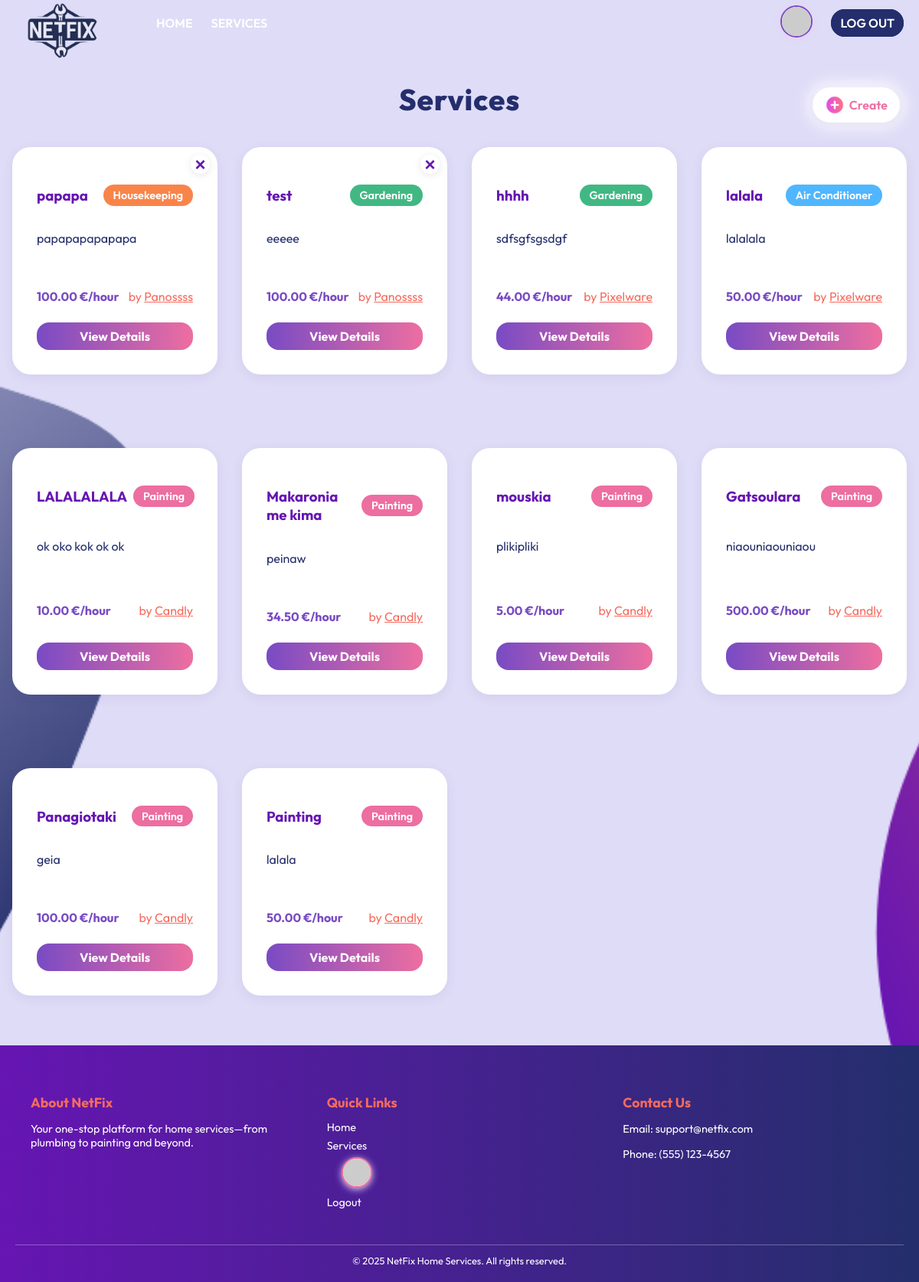
Page /services/ (signed in) on the committed database.
### services/models.py (models this page shows, shortened)
class Service(models.Model):
    FIELD_CHOICES = (
        ('Air Conditioner', 'Air Conditioner'),
        ('Carpentry', 'Carpentry'),
        ('Electricity', 'Electricity'),
        ('Gardening', 'Gardening'),
        ('Home Machines', 'Home Machines'),
        ('Housekeeping', 'Housekeeping'),  # Fixed spelling!
        ('Interior Design', 'Interior Design'),
        ('Locks', 'Locks'),
        ('Painting', 'Painting'),
        ('Plumbing', 'Plumbing'),
        ('Water Heaters', 'Water Heaters'),
    )
    company = models.ForeignKey(Company, on_delete=models.CASCADE)
    name = models.CharField(max_length=40)
    description = models.TextField()
    price_per_hour = models.DecimalField(decimal_places=2, max_digits=7)
    rating = models.IntegerField(
        validators=[MinValueValidator(0), MaxValueValidator(5)],
        default=0
    )
    field = models.CharField(max_length=30, choices=FIELD_CHOICES)
    date_created = models.DateTimeField(auto_now_add=True)

### users/models.py (models this page shows, shortened)
class Company(models.Model):
    FIELD_CHOICES = [
        ("Air Conditioner", "Air Conditioner"),
        ("All in One",      "All in One"),
        ("Carpentry",       "Carpentry"),
        ("Electricity",     "Electricity"),
        ("Gardening",       "Gardening"),
        ("Home Machines",   "Home Machines"),
        ("Housekeeping",    "Housekeeping"),
        ("Interior Design", "Interior Design"),
        ("Locks",           "Locks"),
        ("Painting",        "Painting"),
        ("Plumbing",        "Plumbing"),
        ("Water Heaters",   "Water Heaters"),
    ]
    user = models.OneToOneField(
        User,
        on_delete=models.CASCADE,
        primary_key=True,
        related_name="company_profile"
    )
    field_of_work = models.CharField(
        max_length=30,
        choices=FIELD_CHOICES,
        default="All in One",
    )
    rating = models.IntegerField(
        validators=[MinValueValidator(0), MaxValueValidator(5)],
        default=0,
    )
    avatar_index = models.CharField(
        max_length=2,
        default='1',
        choices=[(str(i), f"Avatar {i}") for i in "123456789ABCDEFGHIJK"]
    )

class User(AbstractUser):
    is_company = models.BooleanField(default=False)
    is_customer = models.BooleanField(default=False)
    email = models.CharField(max_length=100, unique=True)

### services/views.py (the view)
# urls.py: path('', v.service_list, name='service_list'),
def service_list(request):
    services = Service.objects.all().order_by("-date_created")
    return render(request, 'services/list.html', {'services': services})

### services/templates/services/list.html (shortened to what this page needs)
{% extends 'main/base.html' %}
{% load static %}
{% block content %}
    <div class="services_header_grid">
        <h2 class="title">Services</h2>
        {% if user.is_company %}
            <a class="create_service" href="/services/create">
                <img src="{% static 'images/create.png' %}" alt="Create" class="create-icon"/>
                Create
            </a>
        {% endif %}
    </div>
    <div class="services_grid">
        {% if services %}
            {% for service in services %}
                <div class="service_card">
                    <div class="service_card_top">
                        <h3><a href="/services/{{ service.id }}">{{ service.name }}</a></h3>
                        <span class="service_field field-{{ service.field|slugify }}">{{ service.field }}</span>
                    </div>
                    <p class="service_desc">{{ service.description|truncatechars:100 }}</p>
                    <div class="service_card_bottom">
                        <span class="service_price">{{ service.price_per_hour }} €/hour</span>
                        <span class="service_company">by <a
                                href="/company/{{ service.company.user }}">{{ service.company.user }}</a></span>
                    </div>
                    <a href="/services/{{ service.id }}/" class="service_details_btn">View Details</a>
                    {% if user.is_authenticated and user.is_company and service.company.user == user %}
                        <form action="{% url 'services:delete_service' service.id %}" method="post" class="delete-form">
                            <button type="button" class="delete-x-btn" data-service-id="{{ service.id }}" title="Delete Service">
                                &times;
                            </button>
                        </form>
                    {% endif %}
                </div>
            {% endfor %}
        {% else %}
            <h2>Sorry, no services available yet.</h2>
        {% endif %}
    </div>
{% endblock %}

### static/css/style.css (style rules this page uses)
:root { --color-primary: #242E6C; --color-secondary: #6615B2; --color-bg: #DFDCF7; --color-accent: #F66B5E; --color-hover: #A734CD; --color-text: #242E6C; --color-white: #ffffff; }
body { background: var(--color-bg) url('/static/images/login.png') center center/cover no-repeat; color: var(--color-text); font-family: 'Outfit', sans-serif; margin: 0; padding: 0; }
a { color: var(--color-secondary); text-decoration: none; }
button { border: 2px solid transparent; border-radius: 5px; padding: 10px; background: var(--color-secondary); color: var(--color-white); text-transform: uppercase; cursor: pointer; margin-top: 30px; transition: background 0.7s; }
html, body { overflow-x: hidden; height: 100%; margin: 0; }
body { display: flex; flex-direction: column; }
.services_header_grid { display: grid; grid-template-columns: 1fr auto 1fr; align-items: center; margin-top: 2.5rem; margin-bottom: 2rem; min-height: 48px; position: relative; }
.services_header_grid .title { grid-column: 2; text-align: center; margin: 0; font-size: 2.4rem; font-weight: 800; color: var(--color-primary); letter-spacing: 1px; }
.services_header_grid .create_service { grid-column: 3; justify-self: end; }
.create_service { background: var(--color-white); color: #ed6ea0; border: 2px solid #ffffff; padding: 8px 14px; border-radius: 2rem; display: flex; align-items: center; gap: 0.1em; margin: 14px 0 0 0; text-decoration: none; font-weight: 600; font-size: 1rem; box-shadow: 0 2px 8px rgba(60, 40, 120, 0.07), 0 0 20px 6px rgba(255, 255, 255, 0.85); transition: background 0.18s, color 0.18s, box-shadow 0.18s; margin-right: 25px; }
.create_service img.create-icon { width: 26px; height: 26px; margin-right: 4px; display: inline-block; vertical-align: middle; }
.services_grid { display: grid; grid-template-columns: repeat(4, minmax(0, 1fr)); gap: 2rem; margin: 2rem auto 0 auto; max-width: 1400px; padding: 0 1rem; }
.service_card { background: white; border-radius: 1.5rem; box-shadow: 0 4px 16px rgba(60, 40, 120, 0.07); padding: 2rem; display: flex; flex-direction: column; justify-content: space-between; transition: box-shadow 0.2s; margin-bottom: 4rem; position: relative; }
.service_card_top { display: flex; justify-content: space-between; align-items: center; }
.service_field { color: #fff; font-size: 0.9rem; padding: 0.3rem 0.8rem; border-radius: 1rem; margin-left: 0.5rem; display: inline-block; font-weight: 600; }
.field-air-conditioner { background: #50b6ff; }
.field-gardening { background: #41b883; }
.field-housekeeping { background: #f9844a; }
.field-painting { background: #ed6ea0; }
.service_desc { margin: 1rem 0; color: var(--color-text); min-height: 60px; }
.service_card_bottom { display: flex; justify-content: space-between; font-size: 1rem; margin-bottom: 1rem; color: var(--color-accent); }
.service_price { font-weight: bold; color: #794BC4; }
.service_company a { color: #F66B5EFF; text-decoration: underline; }
.service_details_btn { background: linear-gradient(90deg, #794bc4 0%, #ed6ea0 100%); color: white; border-radius: 1rem; padding: 0.5rem 1.3rem; text-align: center; text-decoration: none; font-weight: bold; margin-top: 0.5rem; transition: background 0.2s; }
.delete-form { position: absolute; top: -20px; right: 10px; margin: 0; z-index: 3; }
.delete-x-btn { background: rgba(255,255,255,0.88); color: var(--color-secondary); border: none; border-radius: 50%; width: 25px; height: 25px; font-size: 1.5rem; font-weight: bold; line-height: 0.8; cursor: pointer; box-shadow: 0 2px 10px #ccc7; display: flex; align-items: center; justify-content: center; transition: background 0.18s, color 0.18s; padding: 0; }

### rows in the picture
Service: name "papapa", field "Housekeeping", description "papapapapapapa", price_per_hour "100.00", company.user "Panossss"
Service: name "test", field "Gardening", description "eeeee", price_per_hour "100.00", company.user "Panossss"
Service: name "hhhh", field "Gardening", description "sdfsgfsgsdgf", price_per_hour "44.00", company.user "Pixelware"
Service: name "lalala", field "Air Conditioner", description "lalalala", price_per_hour "50.00", company.user "Pixelware"
Service: name "LALALALALA", field "Painting", description "ok oko kok ok ok", price_per_hour "10.00", company.user "Candly"
Service: name "Makaronia me kima", field "Painting", description "peinaw", price_per_hour "34.50", company.user "Candly"
Service: name "mouskia", field "Painting", description "plikipliki", price_per_hour "5.00", company.user "Candly"
Service: name "Gatsoulara", field "Painting", description "niaouniaouniaou", price_per_hour "500.00", company.user "Candly"
Service: name "Panagiotaki", field "Painting", description "geia", price_per_hour "100.00", company.user "Candly"
Service: name "Painting", field "Painting", description "lalala", price_per_hour "50.00", company.user "Candly"
